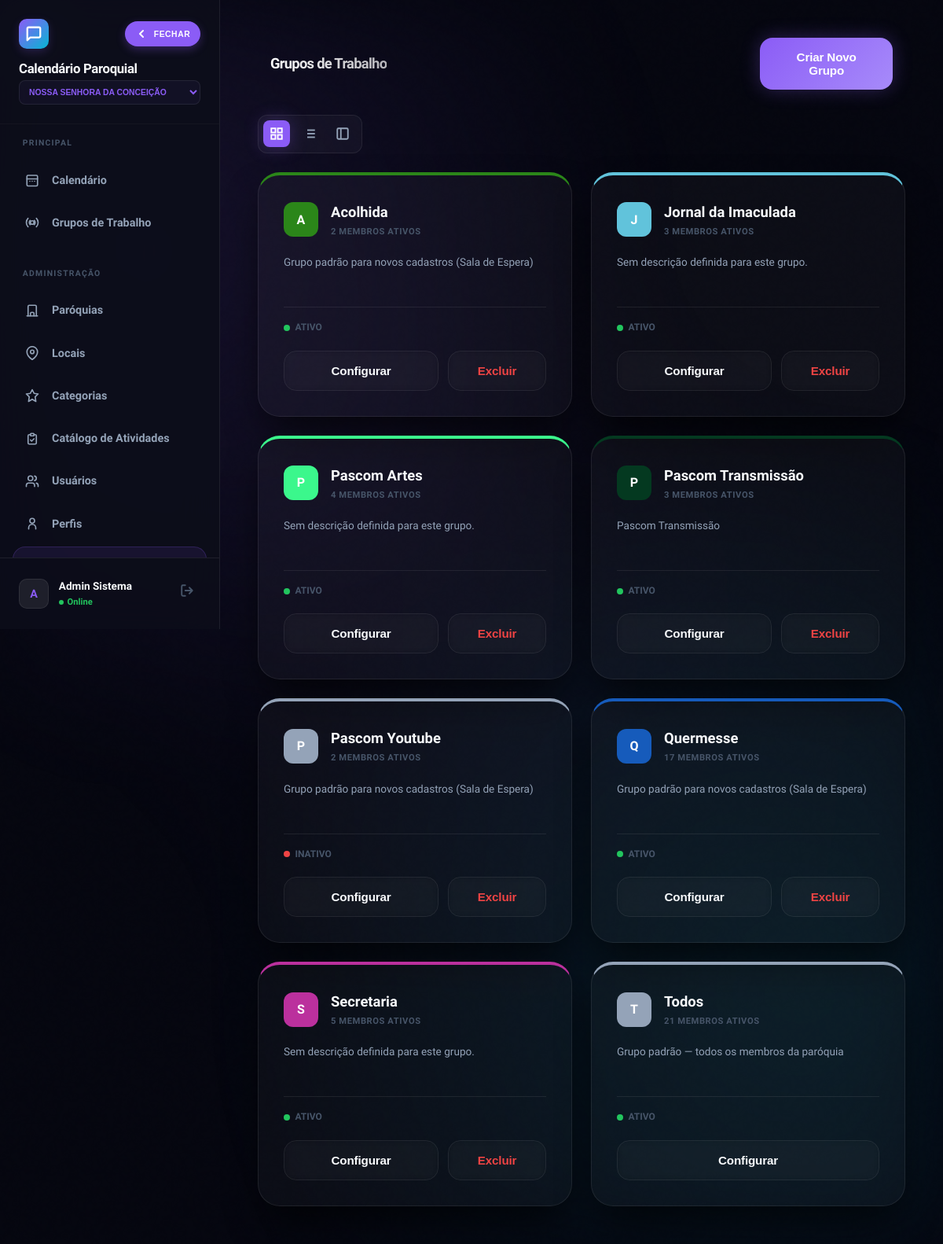
Screenshot of /grupos_trabalho.php (signed in) with the database file from the repository.
### tables this page shows
CREATE TABLE `grupos_trabalho` (
  `id` int(10) unsigned NOT NULL AUTO_INCREMENT,
  `paroquia_id` int(10) unsigned NOT NULL,
  `nome` varchar(100) NOT NULL,
  `descricao` text DEFAULT NULL,
  `cor` varchar(7) DEFAULT '#3b82f6',
  `visivel` tinyint(1) DEFAULT 1,
  `ativo` tinyint(1) DEFAULT 1,
  PRIMARY KEY (`id`)
);

### functions.php (called while the page is built, shortened)
<?php
require_once __DIR__ . '/config.php';
function current_paroquia_id(): int {
    return (int)($_SESSION['paroquia_id'] ?? 0);
}
?>

### config.php (called while the page is built, shortened)
<?php
function h(mixed $v): string {
    return htmlspecialchars((string)($v ?? ''), ENT_QUOTES, 'UTF-8');
}
?>

### grupos_trabalho.php (the view, shortened to what this page needs)
<?php
require_once 'functions.php';
$pid = current_paroquia_id();
$my_user_id = (int)($_SESSION['usuario_id'] ?? 0);
$is_master_global = has_level(0) || $my_user_id === 1;
if ($is_master_global) {
    $sqlGroups = "SELECT g.*, (SELECT COUNT(*) FROM usuario_grupos WHERE grupo_id = g.id) as total_membros FROM grupos_trabalho g WHERE g.paroquia_id = $pid ORDER BY g.nome ASC";
} else {
    $sqlGroups = "SELECT g.*, (SELECT COUNT(*) FROM usuario_grupos WHERE grupo_id = g.id) as total_membros
                  FROM grupos_trabalho g
                  INNER JOIN usuario_grupos ug ON ug.grupo_id = g.id AND ug.usuario_id = $my_user_id
                  WHERE g.paroquia_id = $pid AND g.ativo = 1 ORDER BY g.nome ASC";
}
$grupos = $conn->query($sqlGroups);
?>
<!DOCTYPE html>
<html lang="pt-BR">
<head>
    <link rel="stylesheet" href="style.css?v=2.4.5"
        <link rel="stylesheet" href="css/responsive.css?v=2.4.5">
</head>
<body>
    <div class="bg-mesh"></div>
    <div class="app-shell">
        <?php include 'sidebar.php'; ?>
        <main class="main-content">
            <header class="calendar-header animate-in" style="margin-bottom: 2rem; display: flex; align-items: center; padding: 0 1rem;">
                <div style="display: flex; align-items: center; justify-content: space-between; width: 100%; gap: 1rem;">
                    <h1 class="gradient-text" style="font-size: 1.15rem; margin: 0; white-space: nowrap; overflow: hidden; text-overflow: ellipsis;">Grupos de Trabalho</h1>
                </div>
                <button onclick="openModal()" class="btn btn-primary shimmer hide-on-mobile">Criar Novo Grupo</button>
            </header>
            <div class="view-controls animate-in" style="animation-delay: 0.05s;">
                <button onclick="setView('grid')" id="btn-grid" class="view-btn" title="Grelha">
                    <svg width="18" height="18" viewBox="0 0 24 24" fill="none" stroke="currentColor" stroke-width="2.5"><rect x="3" y="3" width="7" height="7"/><rect x="14" y="3" width="7" height="7"/><rect x="14" y="14" width="7" height="7"/><rect x="3" y="14" width="7" height="7"/></svg>
                </button>
                <button onclick="setView('list')" id="btn-list" class="view-btn" title="Lista">
                </button>
                <button onclick="setView('compact')" id="btn-compact" class="view-btn" title="Compacto">
                    <svg width="18" height="18" viewBox="0 0 24 24" fill="none" stroke="currentColor" stroke-width="2.5"><rect x="3" y="3" width="18" height="18" rx="2" ry="2"/><line x1="9" y1="3" x2="9" y2="21"/></svg>
                </button>
            </div>
            <div id="groupsContainer" class="groups-grid animate-in" style="animation-delay: 0.1s;">
                <?php while ($g = $grupos->fetch_assoc()): ?>
                <article class="glass group-card" style="border-top-color: <?= $g['cor'] ?>;">
                    <div class="grp-header">
                        <div class="grp-icon" style="background: <?= $g['cor'] ?>;">
                            <?= mb_substr(h($g['nome']), 0, 1) ?>
                        </div>
                        <div class="grp-title">
                            <h3><?= h($g['nome']) ?></h3>
                            <p><?= $g['total_membros'] ?> MEMBROS ATIVOS</p>
                        </div>
                    </div>
                    <div class="grp-desc">
                        <?= h($g['descricao'] ?: 'Sem descrição definida para este grupo.') ?>
                    </div>
                    <div class="grp-stats">
                        <div class="stat-item">
                            <span class="stat-icon <?= $g['ativo'] ? '' : 'inactive' ?>"></span>
                            <?= $g['ativo'] ? 'ATIVO' : 'INATIVO' ?>
                        </div>
                    </div>
                    <div class="grp-footer">
                        <button onclick='editGroup(<?= json_encode($g) ?>)' class="btn btn-ghost" style="flex: 1;">Configurar</button>
                        <?php if ($g['nome'] !== 'Todos'): ?>
                        <form method="POST" style="flex: 1;">
                            <button type="button" class="btn btn-ghost" style="width: 100%; color: #ef4444;" onclick="return confirmForm(this, 'Remover este grupo permanentemente?')">Excluir</button>
                        </form>
                        <?php endif; ?>
                    </div>
                </article>
                <?php endwhile; ?>
            </div>
        </main>
    </div>
</body>
</html>

### style.css (style rules this page uses)
:root { --bg: #05060f; --bg-darker: #020308; --panel: rgba(255, 255, 255, 0.03); --panel-hi: rgba(255, 255, 255, 0.08); --border: rgba(255, 255, 255, 0.08); --border-hi: rgba(255, 255, 255, 0.15); --primary: #8b5cf6; --primary-rgb: 139, 92, 246; --accent: #06b6d4; --accent-rgb: 6, 182, 212; --text: #f8fafc; --text-dim: #94a3b8; --text-ghost: #475569; --sh-lg: 0 25px 50px -12px rgba(0, 0, 0, 0.7); --sh-primary: 0 0 25px rgba(var(--primary-rgb), 0.3); --sh-accent: 0 0 25px rgba(var(--accent-rgb), 0.3); --r-md: 16px; --r-lg: 28px; --anim: 0.4s cubic-bezier(0.16, 1, 0.3, 1); }
*, *::before, *::after { box-sizing: border-box; margin: 0; padding: 0; outline: none; }
.hide-on-mobile { display: flex !important; }
body { font-family: 'Plus Jakarta Sans', 'Outfit', sans-serif; background: var(--bg); color: var(--text); line-height: 1.6; -webkit-font-smoothing: antialiased; min-height: 100vh; overflow-x: hidden; }
.glass { background: var(--panel); backdrop-filter: blur(20px) saturate(180%); -webkit-backdrop-filter: blur(20px) saturate(180%); border: 1px solid var(--border); border-radius: var(--r-lg); box-shadow: var(--sh-lg); }
.bg-mesh { position: fixed; inset: 0; z-index: -2; background: var(--bg); overflow: hidden; }
.bg-mesh::after { content: ''; position: absolute; inset: 0; background: radial-gradient(circle at 15% 20%, rgba(var(--primary-rgb), 0.12) 0%, transparent 40%), radial-gradient(circle at 85% 80%, rgba(var(--accent-rgb), 0.1) 0%, transparent 45%), radial-gradient(circle at 50% 50%, rgba(139, 92, 246, 0.03) 0%, transparent 50%); filter: blur(60px); }
.bg-mesh::before { content: ''; position: absolute; width: 100%; height: 100%; opacity: 0.02; mix-blend-mode: overlay; pointer-events: none; }
.btn { display: inline-flex; align-items: center; justify-content: center; gap: 0.8rem; padding: 1rem 2.2rem; border-radius: var(--r-md); font-weight: 700; border: none; cursor: pointer; transition: all var(--anim); text-decoration: none; font-size: 0.95rem; letter-spacing: -0.01em; }
.btn-primary { background: linear-gradient(135deg, var(--primary), #a78bfa); color: #fff; box-shadow: var(--sh-primary); position: relative; overflow: hidden; }
.btn-primary::before { content: ''; position: absolute; top: 0; left: -100%; width: 100%; height: 100%; background: linear-gradient(90deg, transparent, rgba(255,255,255,0.2), transparent); transition: 0.5s; }
.btn-ghost { background: transparent; color: var(--text); border: 1px solid var(--border); backdrop-filter: blur(5px); }
.animate-in { animation: fluidEntrance 0.8s var(--anim) forwards; }
h1 { font-size: clamp(1.8rem, 6vw, 2.4rem); font-weight: 900; letter-spacing: -0.04em; line-height: 1.1; }
.gradient-text { background: linear-gradient(to right, #fff, rgba(255,255,255,0.7)); -webkit-background-clip: text; background-clip: text; -webkit-text-fill-color: transparent; }
.shimmer { position: relative; overflow: hidden; }
.shimmer::after { content: ''; position: absolute; inset: 0; transform: translateX(-100%); background: linear-gradient(90deg, transparent, rgba(255,255,255,0.1), transparent); animation: shimmer-anim 2.5s infinite; }

### sidebar.php (style rules this page uses)
:root { --sidebar-w: 280px; }
body { font-family: 'Plus Jakarta Sans', 'Outfit', sans-serif; background: var(--bg); color: var(--text); line-height: 1.6; -webkit-font-smoothing: antialiased; min-height: 100vh; overflow-x: hidden !important; width: 100%; touch-action: manipulation; }

### rows the page displays
grupos_trabalho: nome "A", nome "Acolhida", total_membros "2", descricao "Grupo padrão para novos cadastros (Sala de Espera)", ativo 1 (drawn)
grupos_trabalho: nome "J", nome "Jornal da Imaculada", total_membros "3", descricao "Sem descrição definida para este grupo.", ativo 1 (drawn)
grupos_trabalho: nome "P", nome "Pascom Artes", total_membros "4", descricao "Sem descrição definida para este grupo.", ativo 1 (drawn)
grupos_trabalho: nome "P", nome "Pascom Transmissão", total_membros "3", descricao "Pascom Transmissão", ativo 1 (drawn)
grupos_trabalho: nome "P", nome "Pascom Youtube", total_membros "2", descricao "Grupo padrão para novos cadastros (Sala de Espera)", ativo 0 (drawn)
grupos_trabalho: nome "Q", nome "Quermesse", total_membros "17", descricao "Grupo padrão para novos cadastros (Sala de Espera)", ativo 1 (drawn)
grupos_trabalho: nome "S", nome "Secretaria", total_membros "5", descricao "Sem descrição definida para este grupo.", ativo 1 (drawn)
grupos_trabalho: nome "T", nome "Todos", total_membros "21", descricao "Grupo padrão — todos os membros da paróquia", ativo 1 (drawn)

### other values shown
$initials "A"
$nome "Admin Sistema"
form field value "Nossa Senhora da Conceição"
